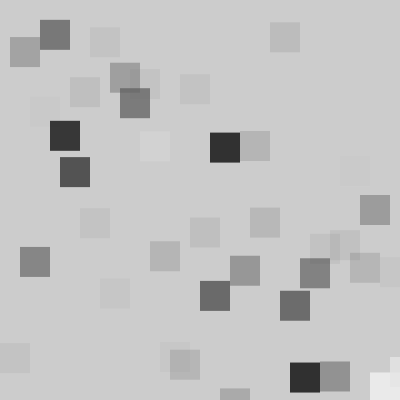
Frame 1 (no input)
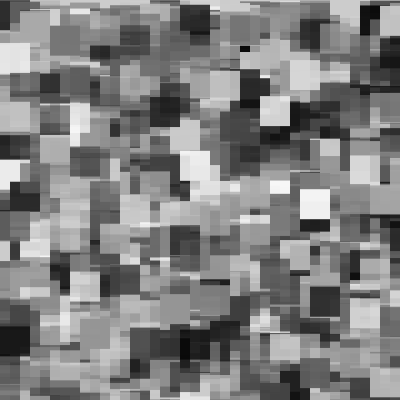
Frame 60 (the mouse pressed at the canvas centre just before this capture)
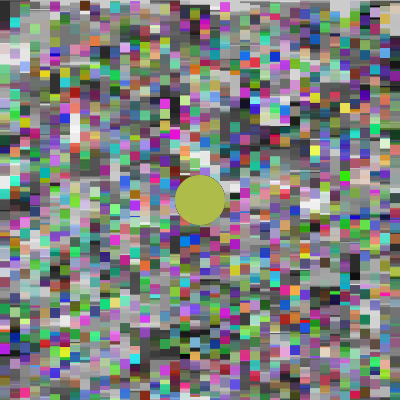
Frame 120 (the mouse held since frame 60 and released just before this capture)

The Processing sketch that drew these frames (run headless with seeded random() and noise(); from frame 60 on, the mouse is pressed at the canvas centre):

// Processing sketch: processing_100597
// ── processing_100597.pde

//Using “if” and “else”, make the mouse perform
//different actions when in different parts of the canvas.

void setup(){
  
  size(400, 400);
  frameRate(24);
}

void laurenAction(int x, int y){
  for(int i=0; i<400; i=i+10){
    float l=random(255);
    float m=random(255);
    float n=random(255);
    float p=random(255);
    
          if (mouseX<200){
            fill(l, l, l, p);
        }
        else{
          
          fill(l, m, n, p);
          
        }
    float r=random(400);
    rect(i, r, x, y);
  }
}

void draw(){
    smooth();
  noStroke();
  if (mousePressed == true){
laurenAction(10, 10);
ellipse(mouseX, mouseY, mouseY/4, mouseY/4);
  }

else{
  laurenAction(30, 30);
}
}
